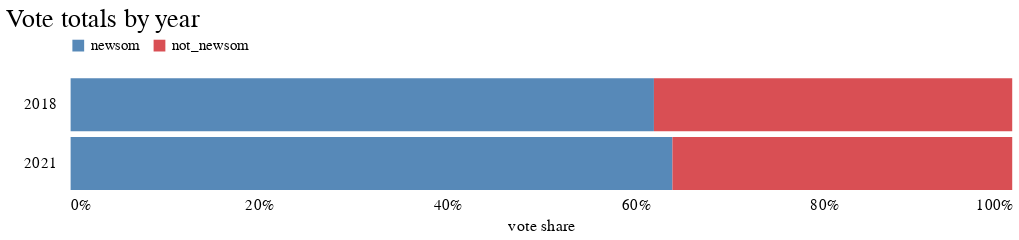

The notebook cell saved with this chart:
### Code cell
alt.Chart(results_years_melt).mark_bar().encode(
    x=alt.X(
        "total:Q",
        title="vote share",
        stack="normalize",
        axis=alt.Axis(format="%", tickCount=5, domainOpacity=0, tickSize=0, grid=False),
    ),
    y=alt.Y(
        "year:O",
        title=" ",
        axis=alt.Axis(domainOpacity=0, tickSize=0, grid=False, offset=10),
    ),
    color=alt.Color(
        "party",
        title="",
        scale=alt.Scale(domain=["newsom", "not_newsom"], range=["#5789b8", "#d94f54"]),
    ),
    order=alt.Order("total", sort="descending"),
).properties(height=100, title="Vote totals by year").configure_legend(
    orient="top"
).configure_view(
    strokeOpacity=0
).configure_axis(
    labelFontSize=13
)

### Figure 1 — Vega-Lite specification as saved in the notebook (floating-point values rounded to 4 significant figures)
{"config": {"view": {"width": 800, "height": 450, "strokeOpacity": 0}, "background": "#ffffff", "title": {"anchor": "start", "font": "BentonGothic-Bold, sans", "fontColor": "#000000", "fontSize": 22, "fontWeight": "normal"}, "arc": {"fill": "#82c6df"}, "area": {"fill": "#82c6df"}, "line": {"stroke": "#82c6df", "strokeWidth": 3}, "path": {"stroke": "#82c6df"}, "rect": {"fill": "#82c6df"}, "shape": {"stroke": "#82c6df"}, "bar": {"fill": "#82c6df"}, "point": {"stroke": "#82c6df"}, "symbol": {"fill": "#82c6df", "size": 30}, "axis": {"titleFont": "BentonGothic-Bold, sans", "titleFontSize": 14, "titleFontWeight": "normal", "labelFont": "BentonGothic, sans", "labelFontSize": 13, "labelFontWeight": "normal"}, "axisX": {"labelAngle": 0, "labelPadding": 4, "tickSize": 3}, "axisY": {"labelBaseline": "middle", "maxExtent": 45, "minExtent": 45, "tickSize": 2, "titleAlign": "left", "titleAngle": 0, "titleX": -45, "titleY": -11}, "legend": {"titleFont": "BentonGothic-Bold, sans", "titleFontSize": 14, "titleFontWeight": "normal", "symbolType": "square", "labelFont": "BentonGothic, sans", "labelFontSize": 13, "orient": "top"}, "range": {"category": ["#3580b1", "#ec8431", "#ab7fb4", "#c89d29", "#adc839", "#829eb1"], "diverging": ["#e68a4f", "#f4bb6a", "#f9e39c", "#dadfe2", "#a6b7c6", "#849eae"], "heatmap": ["#fbf2c7", "#f9e39c", "#f8d36e", "#f4bb6a", "#e68a4f", "#d15a40", "#ab4232"], "ordinal": ["#fbf2c7", "#f9e39c", "#f8d36e", "#f4bb6a", "#e68a4f", "#d15a40", "#ab4232"], "ramp": ["#fbf2c7", "#f9e39c", "#f8d36e", "#f4bb6a", "#e68a4f", "#d15a40", "#ab4232"]}}, "data": {"name": "data-9048bb68a4807d271e8945c59c71aeda"}, "mark": "bar", "encoding": {"color": {"type": "nominal", "field": "party", "scale": {"domain": ["newsom", "not_newsom"], "range": ["#5789b8", "#d94f54"]}, "title": ""}, "order": {"type": "quantitative", "field": "total", "sort": "descending"}, "x": {"type": "quantitative", "axis": {"domainOpacity": 0, "format": "%", "grid": false, "tickCount": 5, "tickSize": 0}, "field": "total", "stack": "normalize", "title": "vote share"}, "y": {"type": "ordinal", "axis": {"domainOpacity": 0, "grid": false, "offset": 10, "tickSize": 0}, "field": "year", "title": " "}}, "height": 100, "title": "Vote totals by year", "$schema": "https://vega.github.io/schema/vega-lite/v4.8.1.json", "datasets": {"data-9048bb68a4807d271e8945c59c71aeda": [{"year": 2018, "party": "newsom", "total": 7721410}, {"year": "2021", "party": "newsom", "total": 5840283}, {"year": 2018, "party": "not_newsom", "total": 4742825}, {"year": "2021", "party": "not_newsom", "total": 3297145}]}}
